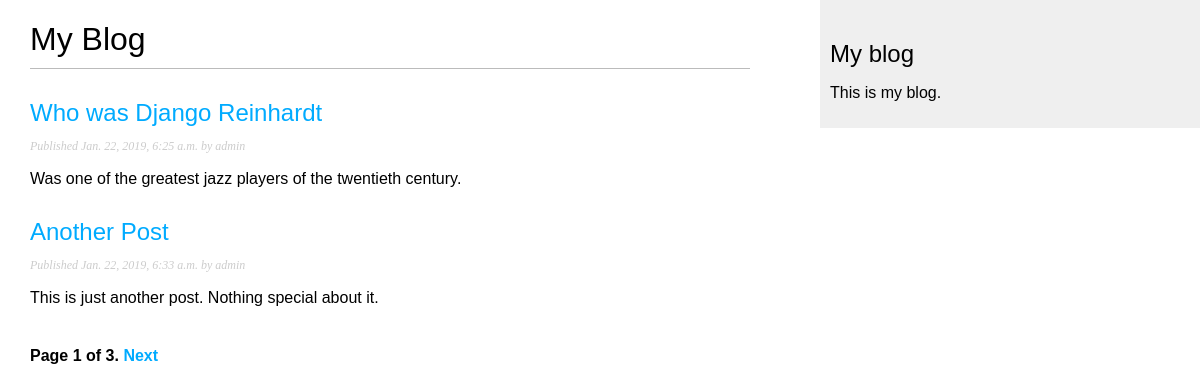
Screenshot of /blog/ with the database file from the repository.
### blog/models.py (models this page shows)
class Post(models.Model):
    STATUS_CHOICES = (
        ('draft', 'Draft'),
        ('published', 'Published'),
    )
    title = models.CharField(max_length=250)
    slug = models.SlugField(max_length=250, unique_for_date='publish')
    author = models.ForeignKey(User, on_delete=models.CASCADE, related_name='blog_posts')
    body = models.TextField()
    publish = models.DateTimeField(default=timezone.now)
    created = models.DateTimeField(auto_now_add=True)
    updated = models.DateTimeField(auto_now=True)
    status = models.CharField(max_length=10,
                              choices=STATUS_CHOICES,
                              default='draft')
    objects = models.Manager()
    published = PublishedManager()
    def get_absolute_url(self):
        return reverse('blog:post_detail',
                       args=[
                           self.publish.year,
                           self.publish.month,
                           self.publish.day,
                           self.slug
                       ])

### blog/views.py (the view)
# urls.py: path('', views.PostListView.as_view(), name='post_list'),
class PostListView(ListView):
    queryset = Post.published.all()
    context_object_name = 'posts'
    paginate_by = 2
    template_name = 'blog/post/list.html'

### blog/templates/blog/post/list.html (shortened to what this page needs)
{% extends "blog/base.html" %}
{% block content %}
    <h1>My Blog</h1>
    {% for post in posts %}
        <h2>
            <a href="{{ post.get_absolute_url }}">
                {{ post.title }}
            </a>
        </h2>
        <p class="date">
            Published {{ post.publish }} by {{ post.author }}
        </p>
        {{ post.body | truncatewords:30 | linebreaks }}
    {% endfor %}
    {% include "blog/pagination.html" with page=page_obj %}
{% endblock %}

### blog/templates/blog/base.html (shortened to what this page needs)
{% load static %}
<!DOCTYPE html>
<html>
    <head>
        <link href="{% static "css/blog.css" %}" rel="stylesheet">
    </head>
    <body>
        <div id="content">
            {% block content %}
            {% endblock %}
        </div>
        <div id="sidebar">
            <h2>My blog</h2>
            <p>This is my blog.</p>
        </div>
    </body>
</html>

### blog/templates/blog/pagination.html (shortened to what this page needs)
<div class="pagination">
    <span class="step-links">
        <span class="current">
            Page {{ page.number }} of {{ page.paginator.num_pages }}.
        </span>
        {% if page.has_next %}
        <a href="?page={{ page.next_page_number }}">Next</a>
        {% endif %}
    </span>
</div>

### blog/static/css/blog.css (style rules this page uses)
body { margin:0; padding:0; font-family:helvetica, sans-serif; }
a { color:#00abff; text-decoration:none; }
h1 { font-weight:normal; border-bottom:1px solid #bbb; padding:0 0 10px 0; }
h2 { font-weight:normal; margin:30px 0 0; }
#content { float:left; width:60%; padding:0 0 0 30px; }
#sidebar { float:right; width:30%; padding:10px; background:#efefef; height:100%; }
p.date { color:#ccc; font-family: georgia, serif; font-size: 12px; font-style: italic; }
.pagination { margin:40px 0; font-weight:bold; }

### rows the page displays
Post: title "Who was Django Reinhardt", publish "Jan. 22, 2019, 6:25 a.m.", author "admin", body "Was one of the greatest jazz players of the twentieth century."
Post: title "Another Post", publish "Jan. 22, 2019, 6:33 a.m.", author "admin", body "This is just another post. Nothing special about it."

### other values shown
{{ page.number }} "1"
{{ page.paginator.num_pages }} "3"
